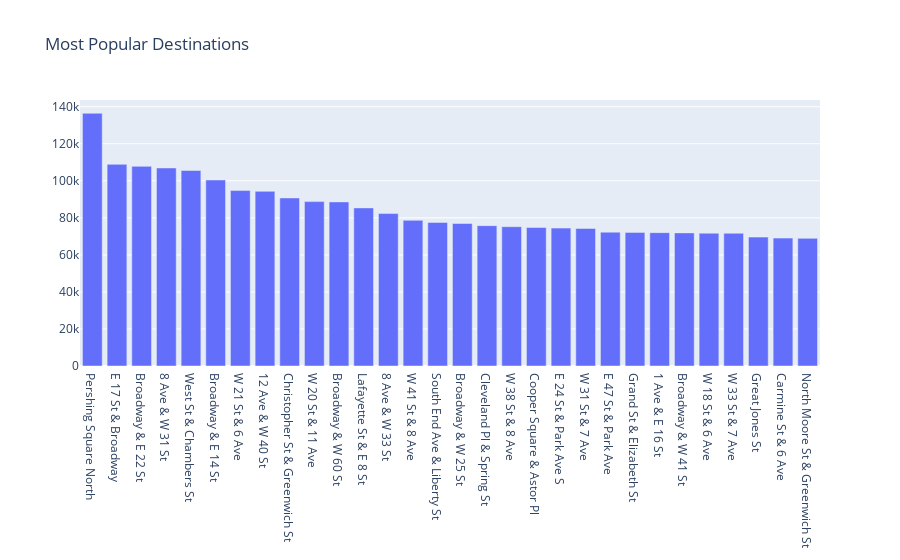

Write notebook code for a chart like this one.
### Markdown cell above
## Find Most Popular Destinations
Group by `end station name` and plot top ten.

### Code cell
df_end_station = df.groupby(['end station name']).size().nlargest(30).reset_index(name='trips')
bar_end_station = go.Bar(x=df_end_station['end station name'],
                         y=df_end_station['trips'])
layout_end_station = go.Layout(title='Most Popular Destinations')
fig_end_station = go.Figure(data=[bar_end_station],
                            layout=layout_end_station)
iplot(fig_end_station)

### Figure 1 — Plotly figure (JSON) as saved in the notebook; plotly's stock layout.template omitted (floating-point values rounded to 4 significant figures)
{"data": [{"type": "bar", "x": ["Pershing Square North", "E 17 St & Broadway", "Broadway & E 22 St", "8 Ave & W 31 St", "West St & Chambers St", "Broadway & E 14 St", "W 21 St & 6 Ave", "12 Ave & W 40 St", "Christopher St & Greenwich St", "W 20 St & 11 Ave", "Broadway & W 60 St", "Lafayette St & E 8 St", "8 Ave & W 33 St", "W 41 St & 8 Ave", "South End Ave & Liberty St", "Broadway & W 25 St", "Cleveland Pl & Spring St", "W 38 St & 8 Ave", "Cooper Square & Astor Pl", "E 24 St & Park Ave S", "W 31 St & 7 Ave", "E 47 St & Park Ave", "Grand St & Elizabeth St", "1 Ave & E 16 St", "Broadway & W 41 St", "W 18 St & 6 Ave", "W 33 St & 7 Ave", "Great Jones St", "Carmine St & 6 Ave", "North Moore St & Greenwich St"], "y": [136454, 108881, 107808, 106930, 105577, 100448, 94733, 94324, 90737, 88763, 88610, 85373, 82313, 78642, 77514, 76945, 75789, 75233, 74790, 74457, 74283, 72273, 72149, 72013, 71881, 71716, 71659, 69594, 69062, 68923]}], "layout": {"title": {"text": "Most Popular Destinations"}}}
